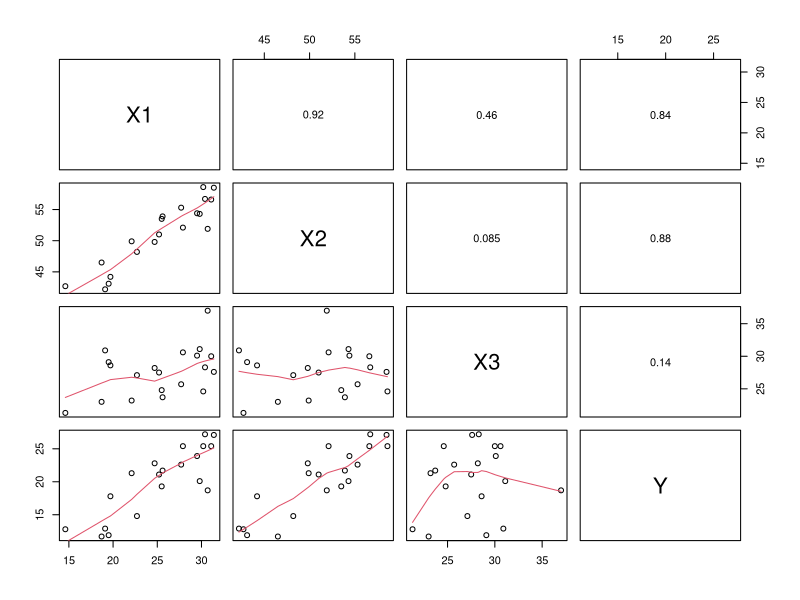

Here is the R script that generated this plot:
## ---- chunk 1
dados = read.table('./dados/CH07TA06.txt')
colnames(dados) <- c("X1","X2","Y")
dados
cor(dados$X1, dados$X2)
## ---- chunk 2
modelo1 <- lm(Y ~ X1, data=dados)
summary(modelo1)$coef
anova(modelo1)
## ---- chunk 3
modelo2 <- lm(Y ~ X2, data=dados)
summary(modelo2)$coef
anova(modelo2)
## ---- chunk 4
modelo12a <- lm(Y ~ X1 + X2, data=dados)
summary(modelo12a)$coef
## ---- chunk 5
anova(modelo12a)
## ---- chunk 6
modelo12b <- lm(Y ~ X2 + X1, data=dados)
anova(modelo12b)
## ---- chunk 7
dados = read.table('./dados/CH07TA08.txt')
colnames(dados) <- c("X1","X2","Y")
dados
cor(dados$X1, dados$X2)
## ---- chunk 8
modelo1 <- lm(Y ~ X1 + X2,data=dados)
summary(modelo1)$coef
## ---- chunk 9
fitted(modelo1)
## ---- chunk 10
dat = read.table('./dados/fat.txt')
colnames(dat) <- c("X1","X2","X3","Y")
dat
## ---- chunk 11
panel.cor <- function(x, y, digits=2, prefix="", cex.cor, ...)
{
    usr <- par("usr"); on.exit(par(usr))
    par(usr = c(0, 1, 0, 1))
    r <- abs(cor(x, y))
    txt <- format(c(r, 0.123456789), digits=digits)[1]
    txt <- paste(prefix, txt, sep="")
    if(missing(cex.cor)) cex.cor <- 0.8/strwidth(txt)
    text(0.5, 0.5, txt)
}
pairs(dat,upper.panel=panel.cor,lower.panel=panel.smooth)
## ---- chunk 12
modelo1 <- lm(Y ~ X1, data=dat)
beta11 <- round(summary(modelo1)$coef[2,1],3)
sbeta11 <- round(summary(modelo1)$coef[2,2],3)
modelo2 <- lm(Y ~ X2, data=dat)
beta21 <- round(summary(modelo2)$coef[2,1],3)
sbeta21 <- round(summary(modelo2)$coef[2,2],3)
modelo12 <- lm(Y ~ X1+ X2, data=dat)
beta12 <- round(summary(modelo12)$coef[2,1],3)
beta22 <- round(summary(modelo12)$coef[3,1],3)
sbeta12 <- round(summary(modelo12)$coef[2,2],3)
sbeta22 <- round(summary(modelo12)$coef[3,2],3)
modelo123 <- lm(Y ~ X1+ X2 +X3, data=dat)
beta13 <- round(summary(modelo123)$coef[2,1],3)
beta23 <- round(summary(modelo123)$coef[3,1],3)
sbeta13 <- round(summary(modelo123)$coef[2,2],3)
sbeta23 <- round(summary(modelo123)$coef[3,2],3)
## ---- chunk 13
anova(modelo1)
## ---- chunk 14
modelo21 <- lm(Y ~ X2+ X1, data=dat)
anova(modelo21)
## ---- chunk 15
yhat <- predict(modelo1,newdata=data.frame(X1=25),se.fit=TRUE)
## ---- chunk 16
yhat <- predict(modelo12,newdata=data.frame(X1=25,X2=50),se.fit=TRUE)
## ---- chunk 17
summary(modelo12)
## ---- chunk 18
anova(modelo12)
modelo0 <- lm( Y ~ 1,data=dat)
modelo12 <- lm(Y ~ X1 + X2,data=dat)
anova(modelo0,modelo12)
